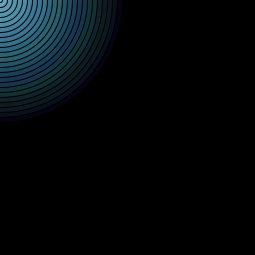
Frame 1 (no input)
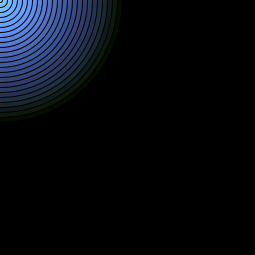
Frame 60 (the mouse pressed at the canvas centre just before this capture)
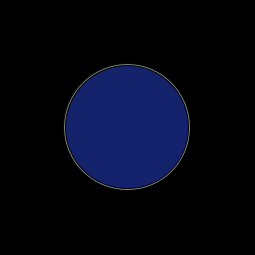
Frame 120 (the mouse held since frame 60 and released just before this capture)

The Processing sketch that drew these frames (run headless with seeded random() and noise(); from frame 60 on, the mouse is pressed at the canvas centre):

// Processing sketch: processing_25436
// ── processing_25436.pde

void setup() {
  size(255,255);
  background(0);
  frameRate(15);
}
void draw() {
  background(0);
  smooth();
  // Start with i as 0
  int i=254;
  float r=0;
  float g=0;
  float b=0;
  // While i is less than the width of the window
  while(i>0) {
    //noStroke();
    stroke(0);
    float distancer=abs(mouseX-r);
    float distanceg=abs(mouseX-g);
    float distanceb=abs(mouseX-b);
    fill(distancer,distanceg,distanceb);
    ellipseMode(CENTER);
    ellipse(mouseX,mouseY,mouseX-i,mouseY-i);
    // Increase i by 10
    i-=10;
   r+=random(10);
   g+=random(15);
   b+=random(20);
  }
}
